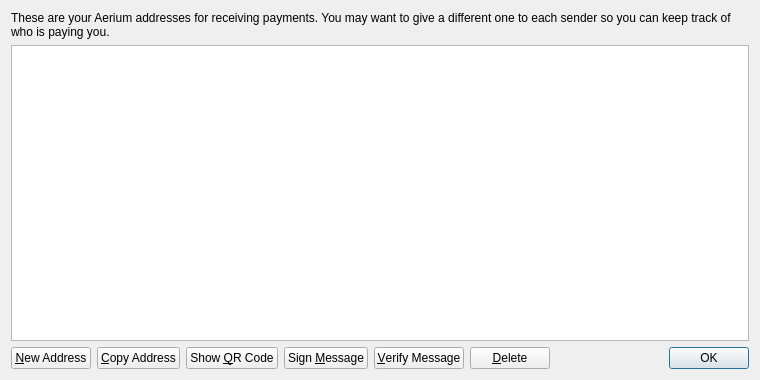
<?xml version="1.0" encoding="UTF-8"?>
<ui version="4.0">
 <class>AddressBookPage</class>
 <widget class="QWidget" name="AddressBookPage">
  <property name="geometry">
   <rect>
    <x>0</x>
    <y>0</y>
    <width>760</width>
    <height>380</height>
   </rect>
  </property>
  <property name="windowTitle">
   <string>Address Book</string>
  </property>
  <layout class="QVBoxLayout" name="verticalLayout">
   <item>
    <widget class="QLabel" name="labelExplanation">
     <property name="text">
      <string>These are your Aerium addresses for receiving payments. You may want to give a different one to each sender so you can keep track of who is paying you.</string>
     </property>
     <property name="textFormat">
      <enum>Qt::PlainText</enum>
     </property>
     <property name="wordWrap">
      <bool>true</bool>
     </property>
    </widget>
   </item>
   <item>
    <widget class="QTableView" name="tableView">
     <property name="contextMenuPolicy">
      <enum>Qt::CustomContextMenu</enum>
     </property>
     <property name="toolTip">
      <string>Double-click to edit address or label</string>
     </property>
     <property name="tabKeyNavigation">
      <bool>false</bool>
     </property>
     <property name="selectionMode">
      <enum>QAbstractItemView::SingleSelection</enum>
     </property>
     <property name="selectionBehavior">
      <enum>QAbstractItemView::SelectRows</enum>
     </property>
     <property name="sortingEnabled">
      <bool>true</bool>
     </property>
     <attribute name="verticalHeaderVisible">
      <bool>false</bool>
     </attribute>
    </widget>
   </item>
   <item>
    <layout class="QHBoxLayout" name="horizontalLayout">
     <item>
      <widget class="QPushButton" name="newAddressButton">
       <property name="toolTip">
        <string>Create a new address</string>
       </property>
       <property name="text">
        <string>&amp;New Address</string>
       </property>
      </widget>
     </item>
     <item>
      <widget class="QPushButton" name="copyToClipboard">
       <property name="toolTip">
        <string>Copy the currently selected address to the system clipboard</string>
       </property>
       <property name="text">
        <string>&amp;Copy Address</string>
       </property>
      </widget>
     </item>
     <item>
      <widget class="QPushButton" name="showQRCode">
       <property name="text">
        <string>Show &amp;QR Code</string>
       </property>
      </widget>
     </item>
     <item>
      <widget class="QPushButton" name="signMessage">
       <property name="toolTip">
        <string>Sign a message to prove you own a Aerium address</string>
       </property>
       <property name="text">
        <string>Sign &amp;Message</string>
       </property>
      </widget>
     </item>
     <item>
      <widget class="QPushButton" name="verifyMessage">
       <property name="toolTip">
        <string>Verify a message to ensure it was signed with a specified Aerium address</string>
       </property>
       <property name="text">
        <string>&amp;Verify Message</string>
       </property>
      </widget>
     </item>
     <item>
      <widget class="QPushButton" name="deleteButton">
       <property name="toolTip">
        <string>Delete the currently selected address from the list</string>
       </property>
       <property name="text">
        <string>&amp;Delete</string>
       </property>
      </widget>
     </item>
     <item>
      <spacer name="horizontalSpacer">
       <property name="orientation">
        <enum>Qt::Horizontal</enum>
       </property>
       <property name="sizeHint" stdset="0">
        <size>
         <width>40</width>
         <height>20</height>
        </size>
       </property>
      </spacer>
     </item>
     <item>
      <widget class="QDialogButtonBox" name="buttonBox">
       <property name="sizePolicy">
        <sizepolicy hsizetype="Maximum" vsizetype="Fixed">
         <horstretch>0</horstretch>
         <verstretch>0</verstretch>
        </sizepolicy>
       </property>
       <property name="standardButtons">
        <set>QDialogButtonBox::Ok</set>
       </property>
      </widget>
     </item>
    </layout>
   </item>
  </layout>
 </widget>
 <resources>
  <include location="../bitcoin.qrc"/>
 </resources>
 <connections/>
</ui>
